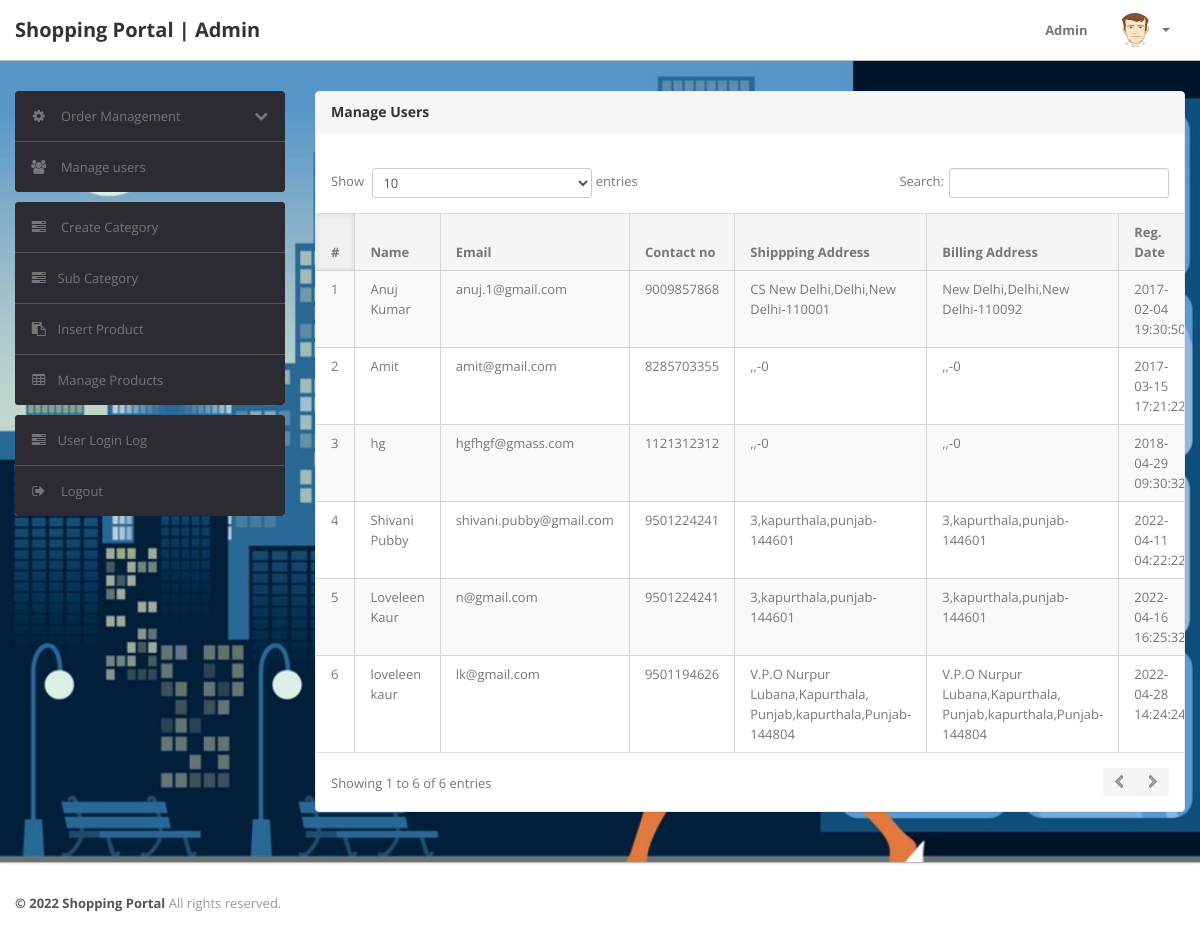
The page /shopping/admin/manage-users.php (signed in) on the database its author committed.
### tables this page shows
CREATE TABLE IF NOT EXISTS `users` (
  `id` int(11) NOT NULL AUTO_INCREMENT,
  `name` varchar(255) DEFAULT NULL,
  `email` varchar(255) DEFAULT NULL,
  `contactno` bigint(11) DEFAULT NULL,
  `password` varchar(255) DEFAULT NULL,
  `shippingAddress` longtext,
  `shippingState` varchar(255) DEFAULT NULL,
  `shippingCity` varchar(255) DEFAULT NULL,
  `shippingPincode` int(11) DEFAULT NULL,
  `billingAddress` longtext,
  `billingState` varchar(255) DEFAULT NULL,
  `billingCity` varchar(255) DEFAULT NULL,
  `billingPincode` int(11) DEFAULT NULL,
  `regDate` timestamp NOT NULL DEFAULT CURRENT_TIMESTAMP,
  `updationDate` varchar(255) DEFAULT NULL,
  PRIMARY KEY (`id`)
);

### shopping/admin/manage-users.php (the view, shortened to what this page needs)
<?php
include('include/config.php');
if(strlen($_SESSION['alogin'])==0)
	{
header('location:index.php');
}
else{
?>
<!DOCTYPE html>
<html lang="en">
<head>
	<link type="text/css" href="bootstrap/css/bootstrap.min.css" rel="stylesheet">
	<link type="text/css" href="bootstrap/css/bootstrap-responsive.min.css" rel="stylesheet">
	<link type="text/css" href="css/theme.css" rel="stylesheet">
	<link type="text/css" href="images/icons/css/font-awesome.css" rel="stylesheet">
</head>
<body>
<?php include('include/header.php');?>
	<div class="wrapper">
		<div class="container">
			<div class="row">
<?php include('include/sidebar.php');?>
			<div class="span9">
					<div class="content">
	<div class="module">
							<div class="module-head">
								<h3>Manage Users</h3>
							</div>
							<div class="module-body table">
									<br />
								<table cellpadding="0" cellspacing="0" border="0" class="datatable-1 table table-bordered table-striped	 display" width="100%">
									<thead>
										<tr>
											<th>#</th>
											<th> Name</th>
											<th>Email </th>
											<th>Contact no</th>
											<th>Shippping Address </th>
											<th>Billing Address</th>
											<th>Reg. Date </th>
										</tr>
									</thead>
									<tbody>
<?php $query=mysqli_query($con,"select * from users");
$cnt=1;
while($row=mysqli_fetch_array($query))
{
?>
										<tr>
											<td><?php echo htmlentities($cnt);?></td>
											<td><?php echo htmlentities($row['name']);?></td>
											<td><?php echo htmlentities($row['email']);?></td>
											<td> <?php echo htmlentities($row['contactno']);?></td>
											<td><?php echo htmlentities($row['shippingAddress'].",".$row['shippingCity'].",".$row['shippingState']."-".$row['shippingPincode']);?></td>
											<td><?php echo htmlentities($row['billingAddress'].",".$row['billingCity'].",".$row['billingState']."-".$row['billingPincode']);?></td>
											<td><?php echo htmlentities($row['regDate']);?></td>
										<?php $cnt=$cnt+1; } ?>
								</table>
							</div>
						</div>
					</div>
				</div>
			</div>
		</div>
	</div>
<?php include('include/footer.php');?>
</body>
<?php } ?>

### shopping/admin/css/theme.css (style rules this page uses)
body { font-size: 13px; font-family: 'Open Sans', Arial, sans-serif; background: #fff; color: #777 }
h1, h2, h3, h4, h5, h6 { color: #333; margin-top: 0 }
h3 { font-size: 20px }
.wrapper { background: url(../images/bg.jpg); background-size: cover; border-bottom: 1px solid #bbb; box-shadow: 0 1px 2px rgba(0,0,0,0.1); padding: 30px 0 }
.module { background: #fff; -webkit-border-radius: 3px; -moz-border-radius: 3px; border-radius: 3px; border: 1px solid #ccc; border-bottom-color: #bbb; -webkit-box-shadow: 0 0 1px rgba(0,0,0,0.2); -moz-box-shadow: 0 0 1px rgba(0,0,0,0.2); box-shadow: 0 0 1px rgba(0,0,0,0.2); margin-bottom: 30px }
.table { margin-bottom: 0 }
.table th, .table td { border-color: #d5d5d5!important }
.table-bordered thead:first-child tr:first-child>th:first-child, .table-bordered tbody:first-child tr:first-child>td:first-child { -webkit-border-top-left-radius: 2px; -moz-border-radius-topleft: 2px; border-top-left-radius: 2px }
.table-bordered thead:first-child tr:first-child>th:last-child, .table-bordered tbody:first-child tr:first-child>td:last-child { -webkit-border-top-right-radius: 2px; -moz-border-radius-topright: 2px; border-top-right-radius: 2px }
.table-bordered thead:last-child tr:last-child>th:first-child, .table-bordered tbody:last-child tr:last-child>td:first-child, .table-bordered tfoot:last-child tr:last-child>td:first-child { -webkit-border-bottom-left-radius: 2px; -moz-border-radius-bottomleft: 2px; border-bottom-left-radius: 2px }
.table-bordered thead:last-child tr:last-child>th:last-child, .table-bordered tbody:last-child tr:last-child>td:last-child, .table-bordered tfoot:last-child tr:last-child>td:last-child { -webkit-border-bottom-right-radius: 2px; -moz-border-radius-bottomright: 2px; border-bottom-right-radius: 2px }
.module { box-shadow: 0 0 3px rgba(0,0,0,.1); border-color: #e9e9e9; margin-bottom: 20px; background-color: #fff; border-radius: 4px; -webkit-box-shadow: 0 1px 1px rgba(0,0,0,.05); box-shadow: 0 1px 1px rgba(0,0,0,.05); }
.module-head { color: #767676; background-color: #f6f6f6; border-color: #e9e9e9; padding: 10px 15px; border-bottom: 1px solid transparent; border-top-right-radius: 3px; border-top-left-radius: 3px; }
.module-head h3 { font-size: 14px; line-height: 20px; height: 20px; margin: 0 }
.module-body { padding: 15px }
.module-body.table { padding: 15px 0 }
.module-body.table .table th, .module-body.table .table td { padding-left: 15px; padding-right: 15px }
.dataTables_wrapper table th { background: #f5f5f5; cursor: pointer }
.dataTables_wrapper table th.sorting_asc, .dataTables_wrapper table th.sorting_desc { background: #f0f0f0; -webkit-box-shadow: 0 0 5px rgba(0,0,0,0.1) inset; -moz-box-shadow: 0 0 5px rgba(0,0,0,0.1) inset; box-shadow: 0 0 5px rgba(0,0,0,0.1) inset }
.dataTables_wrapper .table-bordered { -webkit-border-radius: 0; -moz-border-radius: 0; border-radius: 0; border-left: 0; border-right: 0 }
.dataTables_wrapper .table-bordered thead tr>th:first-child, .dataTables_wrapper .table-bordered tbody tr>td:first-child, .dataTables_wrapper .table-bordered tfoot tr>td:first-child, .dataTables_wrapper .table-bordered tfoot tr>th:first-child { border-left: 0 }
.dataTables_wrapper .table-bordered thead:first-child tr:first-child>th:first-child, .dataTables_wrapper .table-bordered tbody:first-child tr:first-child>td:first-child { -webkit-border-top-left-radius: 0; -moz-border-radius-topleft: 0; border-top-left-radius: 0 }
.dataTables_wrapper .table-bordered thead:first-child tr:first-child>th:last-child, .dataTables_wrapper .table-bordered tbody:first-child tr:first-child>td:last-child { -webkit-border-top-right-radius: 0; -moz-border-radius-topright: 0; border-top-right-radius: 0 }
.dataTables_wrapper .table-bordered thead:last-child tr:last-child>th:first-child, .dataTables_wrapper .table-bordered tbody:last-child tr:last-child>td:first-child, .dataTables_wrapper .table-bordered tfoot:last-child tr:last-child>td:first-child { -webkit-border-bottom-left-radius: 0; -moz-border-radius-bottomleft: 0; border-bottom-left-radius: 0 }
.dataTables_wrapper .table-bordered thead:last-child tr:last-child>th:last-child, .dataTables_wrapper .table-bordered tbody:last-child tr:last-child>td:last-child, .dataTables_wrapper .table-bordered tfoot:last-child tr:last-child>td:last-child { -webkit-border-bottom-right-radius: 0; -moz-border-radius-bottomright: 0; border-bottom-right-radius: 0 }

### rows shown on the page
users: name "Anuj Kumar", email "anuj.1@gmail.com", contactno "9009857868", shippingAddress+shippingCity+shippingState "CS New Delhi,Delhi,New Delhi-110001", billingAddress+billingCity+billingState "New Delhi,Delhi,New Delhi-110092", regDate "2017-02-04…"
users: name "Amit", email "amit@gmail.com", contactno "8285703355", shippingAddress+shippingCity+shippingState ",,-0", billingAddress+billingCity+billingState ",,-0", regDate "2017-03-15…"
users: name "hg", email "hgfhgf@gmass.com", contactno "1121312312", shippingAddress+shippingCity+shippingState ",,-0", billingAddress+billingCity+billingState ",,-0", regDate "2018-04-29…"
users: name "Shivani Pubby", email "shivani.pubby@gmail.com", contactno "9501224241", shippingAddress+shippingCity+shippingState "3,kapurthala,punjab-144601", billingAddress+billingCity+billingState "3,kapurthala,punjab-144601", regDate "2022-04-11…"
users: name "Loveleen Kaur", email "n@gmail.com", contactno "9501224241", shippingAddress+shippingCity+shippingState "3,kapurthala,punjab-144601", billingAddress+billingCity+billingState "3,kapurthala,punjab-144601", regDate "2022-04-16…"
users: name "loveleen kaur", email "lk@gmail.com", contactno "9501194626", shippingAddress+shippingCity+shippingState "V.P.O Nurpur Lubana,Kapurthala, Punjab,kapurthala,Punjab-144804", billingAddress+billingCity+billingState "V.P.O Nurpur Lubana,Kapurthala, Punjab,kapurthala,Punjab-144804", regDate "2022-04-28…"
